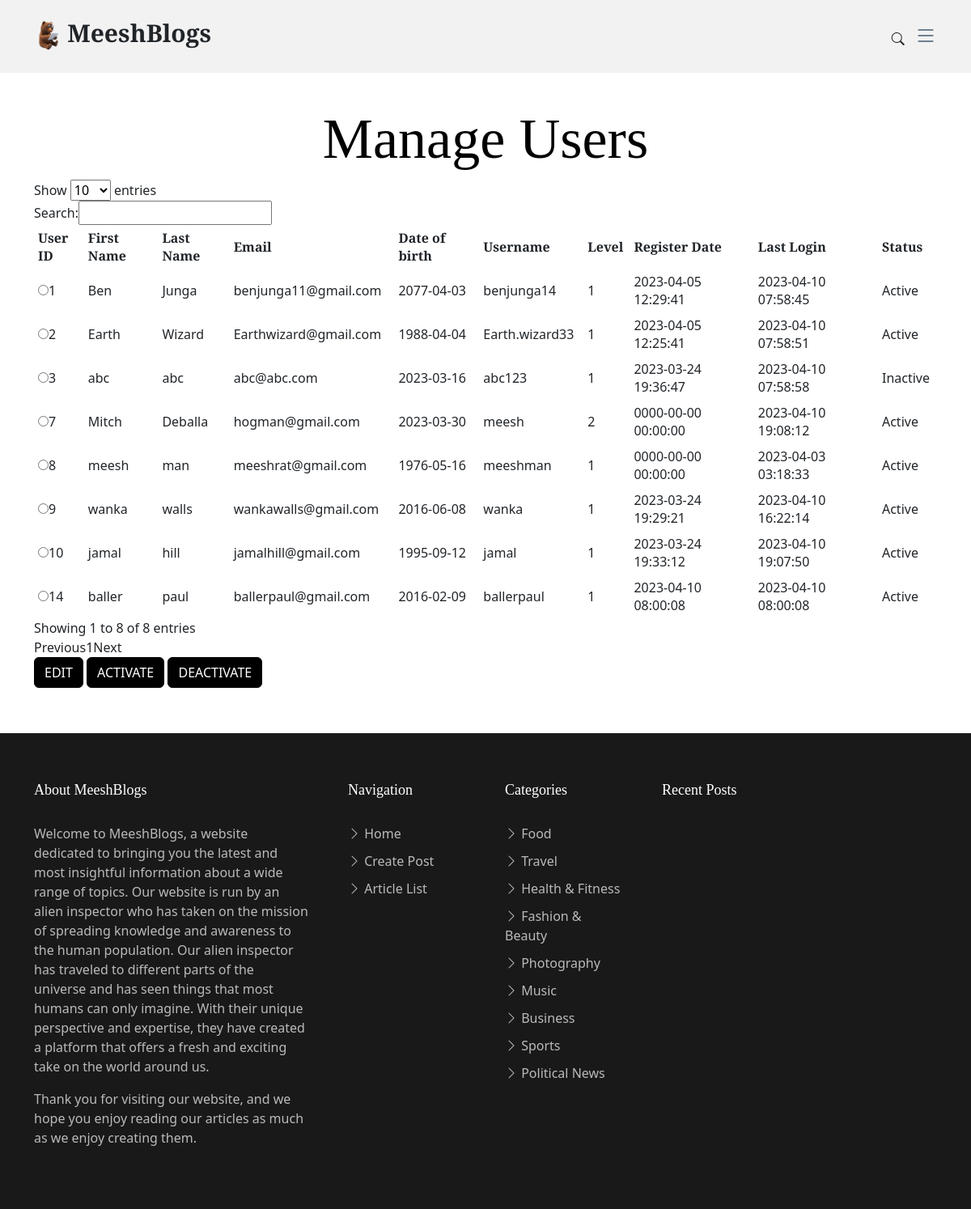
The app's page /manage-users.php with its own data.
### tables this page shows
CREATE TABLE `users` (
  `user_id` int(11) NOT NULL,
  `fname` varchar(30) NOT NULL,
  `sname` varchar(30) NOT NULL,
  `email` varchar(50) NOT NULL,
  `dob` date NOT NULL,
  `username` varchar(30) NOT NULL,
  `password` varchar(256) NOT NULL,
  `level` int(11) NOT NULL,
  `registerDate` timestamp NOT NULL DEFAULT current_timestamp(),
  `lastLogin` timestamp NOT NULL DEFAULT current_timestamp() ON UPDATE current_timestamp(),
  `status` varchar(8) NOT NULL
);

### manage-users.php (the view, shortened to what this page needs)
<?php
require('dbc.php');
$query3 = "SELECT users.user_id, users.fname, users.sname, users.email, users.dob, users.username, users.level, users.registerDate, users.lastLogin, users.status FROM `users`";
$result2 = mysqli_query($conn, $query3) or die("Bad query");
?>
<html lang="en">
<head>
    <link href="assets/vendor/bootstrap/css/bootstrap.min.css" rel="stylesheet" />
    <link href="assets/vendor/bootstrap-icons/bootstrap-icons.css" rel="stylesheet" />
    <link href="assets/vendor/swiper/swiper-bundle.min.css" rel="stylesheet" />
    <link href="assets/vendor/glightbox/css/glightbox.min.css" rel="stylesheet" />
    <link href="assets/vendor/aos/aos.css" rel="stylesheet" />
    <link href="assets/css/variables.css" rel="stylesheet" />
    <link href="assets/css/main.css" rel="stylesheet" />
</head>
<body>
    <header id="header" class="header d-flex align-items-center fixed-top">
        <div class="container-fluid container-xl d-flex align-items-center justify-content-between">
            <a href="index.php" class="logo d-flex align-items-center">
                <img src="imgs/logo.png" alt="">
                <h1>MeeshBlogs</h1>
            </a>
            <div class="position-relative">
                <a href="#" class="mx-2 js-search-open"><span class="bi-search"></span></a>
                <i class="bi bi-list mobile-nav-toggle"></i>
            </div>
        </div>
    </header>
    <main id="main">
        <section>
            <div class="container">
                <div class="row">
                    <div data-aos="fade-up">
                        <div class="text-center">
                            <h1 class="page-title">Manage Users</h1>
                        </div>
                        <form method="GET" action="<?php echo $_SERVER['PHP_SELF']; ?>">
                            <table id="users" width="100%" cellpadding="5px">
                                <thead>
                                    <tr>
                                        <th> User ID </th>
                                        <th> First Name </th>
                                        <th> Last Name </th>
                                        <th> Email </th>
                                        <th> Date of birth </th>
                                        <th> Username </th>
                                        <th> Level </th>
                                        <th> Register Date </th>
                                        <th> Last Login </th>
                                        <th> Status </th>
                                    </tr>
                                </thead>
                                <tbody>
                                    <?php
                                    while ($row2 = mysqli_fetch_array($result2)) {
                                        $user_id = $row2['user_id'];
                                        $useridbutton = "<input type = 'radio' name = 'user_id' id = 'user_id' value = '$user_id'>";
                                    ?>
                                        <tr>
                                            <td> <?php echo $useridbutton . $user_id; ?> </td>
                                            <td> <?php echo $row2['fname']; ?> </td>
                                            <td> <?php echo $row2['sname']; ?> </td>
                                            <td> <?php echo $row2['email']; ?> </td>
                                            <td> <?php echo $row2['dob']; ?> </td>
                                            <td> <?php echo $row2['username']; ?> </td>
                                            <td> <?php echo $row2['level']; ?> </td>
                                            <td> <?php echo $row2['registerDate']; ?> </td>
                                            <td> <?php echo $row2['lastLogin']; ?> </td>
                                            <td> <?php echo $row2['status']; ?> </td>
                                        </tr>
                                    <?php
                                    }
                                    ?>
                            </table>
                            <div class=" col-12">
                                <input class="btn btn-primary" type="submit" name="editButton" value="EDIT" />
                                <input class="btn btn-primary" type="submit" name="Activate" value="ACTIVATE" />
                                <input class="btn btn-primary" type="submit" name="Deactivate" value="DEACTIVATE" />
                            </div>
                        </form>
                    </div>
                </div>
            </div>
        </section>
    </main>
    <footer id="footer" class="footer">
        <div class="footer-content">
            <div class="container">
                <div class="row g-5">
                    <div class="col-lg-4">
                        <h3 class="footer-heading">About MeeshBlogs</h3>
                        <p>
                            Welcome to MeeshBlogs, a website dedicated to bringing you the latest and most insightful information about a wide range of topics. Our website is run by an alien inspector who has taken on the mission of spreading knowledge and awareness to the human population.
                            Our alien inspector has traveled to different parts of the universe and has seen things that most humans can only imagine. With their unique perspective and expertise, they have created a platform that offers a fresh and exciting take on the world around us.
                        </p>
                        <p>
                            Thank you for visiting our website, and we hope you enjoy reading our articles as much as we enjoy creating them.
                        </p>
                    </div>
                    <div class="col-6 col-lg-2">
                        <h3 class="footer-heading">Navigation</h3>
                        <ul class="footer-links list-unstyled">
                            <li>
                                <a href="index.php"><i class="bi bi-chevron-right"></i> Home</a>
                            </li>
                            <li>
                                <a href="create-post.php"><i class="bi bi-chevron-right"></i> Create Post</a>
                            </li>
                            <li>
                                <a href="fullarticlelist.php"><i class="bi bi-chevron-right"></i> Article List</a>
                            </li>
                        </ul>
                    </div>
                    <div class="col-6 col-lg-2">
                        <h3 class="footer-heading">Categories</h3>
                        <ul class="footer-links list-unstyled">
                            <li>
                                <a href="articlelist.php?categoryid=1"><i class="bi bi-chevron-right"></i> Food</a>
                            </li>
                            <li>
                                <a href="articlelist.php?categoryid=2"><i class="bi bi-chevron-right"></i> Travel</a>
                            </li>
                            <li>
                                <a href="articlelist.php?categoryid=3"><i class="bi bi-chevron-right"></i> Health & Fitness</a>
                            </li>
                            <li>
                                <a href="articlelist.php?categoryid=4"><i class="bi bi-chevron-right"></i> Fashion & Beauty</a>
                            </li>
                            <li>
                                <a href="articlelist.php?categoryid=5"><i class="bi bi-chevron-right"></i> Photography</a>
                            </li>
                            <li>
                                <a href="articlelist.php?categoryid=6"><i class="bi bi-chevron-right"></i> Music</a>
                            </li>
                            <li>
                                <a href="articlelist.php?categoryid=7"><i class="bi bi-chevron-right"></i> Business</a>
                            </li>
                            <li>
                                <a href="articlelist.php?categoryid=8"><i class="bi bi-chevron-right"></i> Sports</a>
                            </li>
                            <li>
                                <a href="articlelist.php?categoryid=9"><i class="bi bi-chevron-right"></i> Political News</a>
                            </li>
                        </ul>
                    </div>
                    <div class="col-lg-4">
                        <h3 class="footer-heading">Recent Posts</h3>
                    </div>
                </div>
            </div>
        </div>
</body>
</html>

### assets/css/variables.css (style rules this page uses)
:root { --font-default: 'EB Garamond', system-ui, -apple-system, "Segoe UI", Roboto, "Helvetica Neue", Arial, "Noto Sans", "Liberation Sans", sans-serif, "Apple Color Emoji", "Segoe UI Emoji", "Segoe UI Symbol", "Noto Color Emoji"; --font-primary: 'EB Garamond', serif; --font-secondary: 'Inter', sans-serif; --color-default: #212529; --color-default-rgb: 33, 37, 41; --color-links: #212529; --color-links-hover: #15171a; --color-primary: #212529; --color-primary-light: #26282c; --color-primary-dark: #0b0c0e; --color-primary-rgb: 33, 37, 41; --color-primary-light-rgb: 38, 40, 44; --color-primary-dark-rgb: 11, 12, 14; --color-secondary: #596d80; --color-secondary-light: #8498aa; --color-secondary-dark: #404f5c; --color-secondary-rgb: 89, 109, 128; --color-secondary-light-rgb: 132, 152, 170; --color-secondary-dark-rgb: 64, 79, 92; --color-blue: #0d6efd; --color-blue-rgb: 13, 110, 253; --color-indigo: #6610f2; --color-indigo-rgb: 102, 16, 242; --color-purple: #6f42c1; --color-purple-rgb: 111, 66, 193; --color-pink: #f3268c; --color-pink-rgb: 243, 38, 140; --color-red: #df1529; --color-red-rgb: 223, 21, 4; --color-orange: #fd7e14; --color-orange-rgb: 253, 126, 20; --color-yellow: #ffc107; --color-yellow-rgb: 255, 193, 7; --color-green: #059652; --color-green-rgb: 5, 150, 82; --color-teal: #20c997; --color-teal-rgb: 32, 201, 151; --color-cyan: #0dcaf0; --color-cyan-rgb: 13, 202, 240; --color-white: #ffffff; --color-white-rgb: 255, 255, 255; --color-gray: #6c757d; --color-gray-rgb: 108, 117, 125; --color-black: #000000; --color-black-rgb: 0, 0, 0; }
:root { --bs-blue: var(--color-blue); --bs-indigo: var(--color-indigo); --bs-purple: var(--color-purple); --bs-pink: var(--color-pink); --bs-red: var(--color-red); --bs-orange: var(--color-orange); --bs-yellow: var(--color-yellow); --bs-green: var(--color-green); --bs-teal: var(--color-teal); --bs-cyan: var(--color-cyan); --bs-white: var(--color-white); --bs-gray: var(--color-gray); --bs-gray-dark: #343a40; --bs-gray-100: #f8f9fa; --bs-gray-200: #e9ecef; --bs-gray-300: #dee2e6; --bs-gray-400: #ced4da; --bs-gray-500: #adb5bd; --bs-gray-600: #6c757d; --bs-gray-700: #495057; --bs-gray-800: #343a40; --bs-gray-900: #212529; --bs-primary: var(--color-blue); --bs-secondary: var(--color-blue); --bs-success: #198754; --bs-info: #0dcaf0; --bs-warning: #ffc107; --bs-danger: #dc3545; --bs-light: #f8f9fa; --bs-dark: #212529; --bs-primary-rgb: var(--color-primary-rgb); --bs-secondary-rgb: var(--color-secondary-rgb); --bs-success-rgb: 25, 135, 84; --bs-info-rgb: 13, 202, 240; --bs-warning-rgb: 255, 193, 7; --bs-danger-rgb: 220, 53, 69; --bs-light-rgb: 248, 249, 250; --bs-dark-rgb: 33, 37, 41; --bs-white-rgb: var(--color-white-rgb); --bs-black-rgb: var(--color-black-rgb); --bs-body-color-rgb: var(--color-default-rgb); --bs-body-bg-rgb: 255, 255, 255; --bs-font-sans-serif: var(--font-default); --bs-font-monospace: SFMono-Regular, Menlo, Monaco, Consolas, "Liberation Mono", "Courier New", monospace; --bs-gradient: linear-gradient(180deg, rgba(255, 255, 255, 0.15), rgba(255, 255, 255, 0)); --bs-body-font-family: var(--font-default); --bs-body-font-size: 1rem; --bs-body-font-weight: 400; --bs-body-line-height: 1.5; --bs-body-color: var(--color-default); --bs-body-bg: #fff; }

### records on screen
users: user_id "1", fname "Ben", sname "Junga", email "benjunga11@gmail.com", dob "2077-04-03", username "benjunga14", level "1", registerDate "2023-04-05 12:29:41", lastLogin "2023-04-10 07:58:45", status "Active"
users: user_id "2", fname "Earth", sname "Wizard", email "Earthwizard@gmail.com", dob "1988-04-04", username "Earth.wizard33", level "1", registerDate "2023-04-05 12:25:41", lastLogin "2023-04-10 07:58:51", status "Active"
users: user_id "3", fname "abc", sname "abc", email "abc@abc.com", dob "2023-03-16", username "abc123", level "1", registerDate "2023-03-24 19:36:47", lastLogin "2023-04-10 07:58:58", status "Inactive"
users: user_id "7", fname "Mitch", sname "Deballa", email "hogman@gmail.com", dob "2023-03-30", username "meesh", level "2", registerDate "0000-00-00 00:00:00", lastLogin "2023-04-10 19:08:12", status "Active"
users: user_id "8", fname "meesh", sname "man", email "meeshrat@gmail.com", dob "1976-05-16", username "meeshman", level "1", registerDate "0000-00-00 00:00:00", lastLogin "2023-04-03 03:18:33", status "Active"
users: user_id "9", fname "wanka", sname "walls", email "wankawalls@gmail.com", dob "2016-06-08", username "wanka", level "1", registerDate "2023-03-24 19:29:21", lastLogin "2023-04-10 16:22:14", status "Active"
users: user_id "10", fname "jamal", sname "hill", email "jamalhill@gmail.com", dob "1995-09-12", username "jamal", level "1", registerDate "2023-03-24 19:33:12", lastLogin "2023-04-10 19:07:50", status "Active"
users: user_id "14", fname "baller", sname "paul", email "ballerpaul@gmail.com", dob "2016-02-09", username "ballerpaul", level "1", registerDate "2023-04-10 08:00:08", lastLogin "2023-04-10 08:00:08", status "Active"
